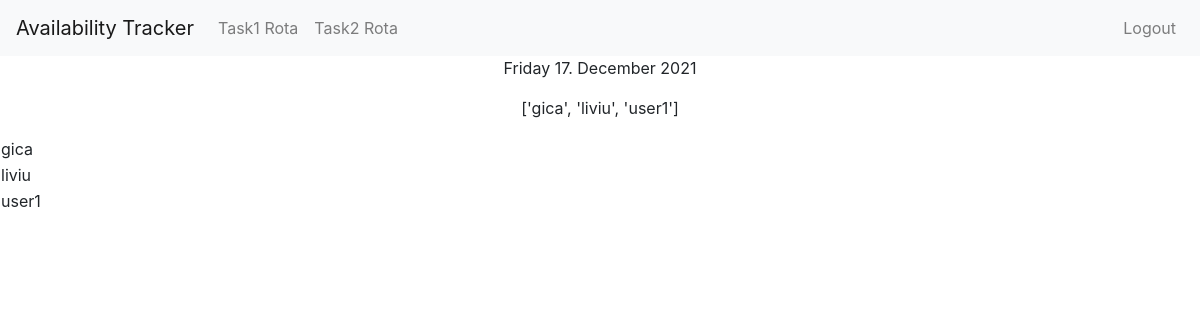
Page / (signed in) on the earlier database version.
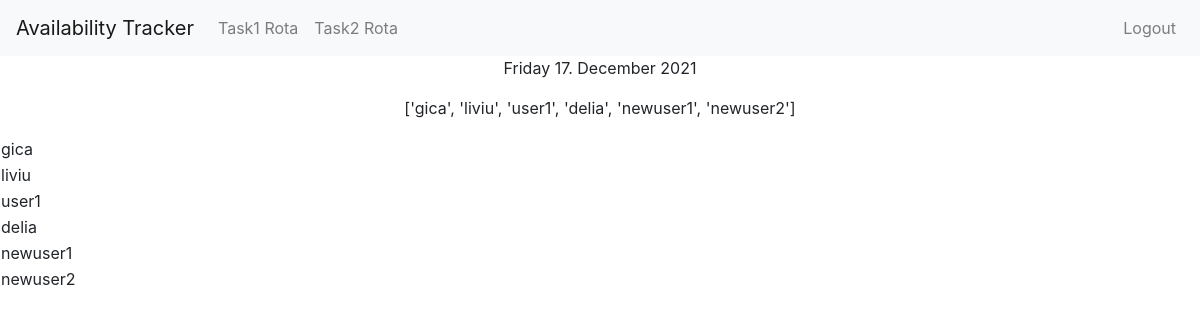
Same page on the later database version.
### tables this page shows
CREATE TABLE users (
id INTEGER,
username TEXT NOT NULL,
pw_hash TEXT NOT NULL,
country TEXT,
role TEXT,
lob TEXT,
name TEXT,
PRIMARY KEY(id)
);

### app.py (the view)
@app.route("/")
@login_required
def index():
    currentDate = date.today().strftime("%A %d. %B %Y")
    users = database.username_lookup(None)
    userNames = []
    for user in users:
        userNames.append(user[1])
    print(userNames)
    return render_template("availability.html", currentDate=currentDate, userNames = userNames)

### app.py (called while the page is built)
@app.after_request
def after_request(response):
    response.headers["Cache-Control"] = "no-cache, no-store, must-revalidate"
    response.headers["Expires"] = 0
    response.headers["Pragma"] = "no-cache"
    return response

### database.py (called while the page is built)
def username_lookup(userName):
    conn = sqlite3.connect("availability.db")
    c = conn.cursor()
    if userName:
        c.execute("SELECT * FROM users WHERE username = ?", (userName,))
    else:
        c.execute("SELECT * FROM users")
    users = c.fetchall()
    conn.commit()
    conn.close()
    return users

### helpers.py (called while the page is built)
def login_required(f):
    @wraps(f)
    def decorated_function(*args, **kwargs):
        if session.get("user_id") is None:
            return redirect("/login")
        return f(*args, **kwargs)
    return decorated_function

### templates/availability.html (shortened to what this page needs)
{% extends "layout.html" %}
{% block main %}
    <p>{{currentDate}}</p>
    <p>{{userNames}}</p>
    {%for userName in userNames%}
    <table>
        <tr>
            <td>{{userName}}</td>
        </tr>
    </table>
    {%endfor%}
{% endblock %}

### templates/layout.html (shortened to what this page needs)
<!doctype html>
<html lang="en">
  <head>
    <link rel="stylesheet" href="https://stackpath.bootstrapcdn.com/bootstrap/4.1.3/css/bootstrap.min.css">
    <link rel="stylesheet" href="/static/style.css">
  </head>
  <body>
    <nav class="navbar navbar-expand-lg navbar-light bg-light">
        <a class="navbar-brand" href="#">Availability Tracker</a>
        <div class="collapse navbar-collapse" id="navbarNav">
            {% if session.user_id %}
                <ul class="navbar-nav">
                    <li class="nav-item">
                    <a class="nav-link" href="#">Task1 Rota</a>
                    </li>
                    <li class="nav-item">
                    <a class="nav-link" href="#">Task2 Rota</a>
                    </li>
                </ul>
                <ul class="navbar-nav ml-auto">
                    <li class="nav-item">
                        <a class="nav-link" href="/logout">Logout</a>
                    </li>
                </ul>
            {% endif %}
        </div>
    </nav>
    <main>
        {% block main %}{% endblock %}
    </main>
  </body>
</html>

### static/style.css (style rules this page uses)
main { overflow-x: auto; text-align: center; }

Differences in the rows shown:
added users: username "delia"
added users: username "newuser1"
added users: username "newuser2"
Other differences:
{{ userNames }}: "['gica', 'liviu', 'user1']" → "['gica', 'liviu', 'user1', 'delia', 'newuser1', 'newuser2']"
